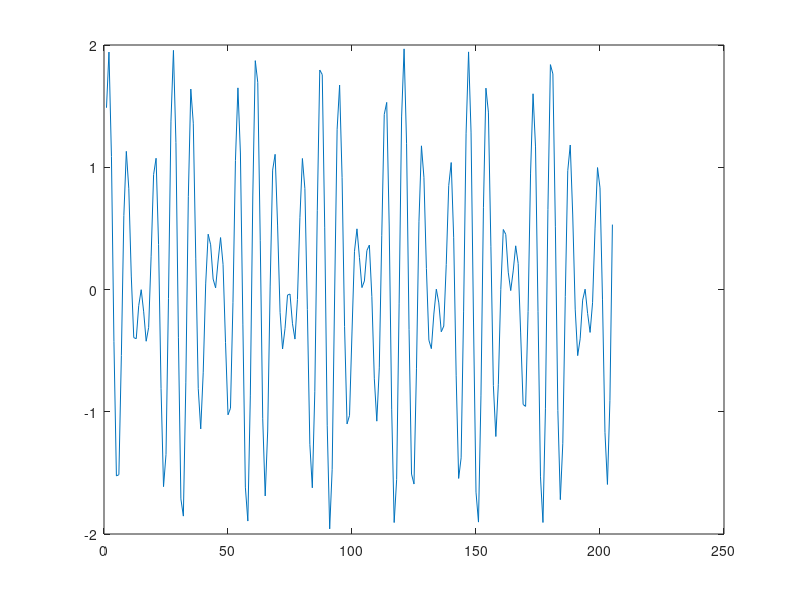

Reproduce this figure in MATLAB.
clc
clear all
l=[941,697,697,697,770,770,770,852,852,852,697,770,852,941,941,941];
h=[1336,1209,1336,1477,1209,1336,1477,1209,1336,1477,1633,1633,1633,1633,1209,1477];
disp('DIGIT Dialled');
d=14
N=205;
%to generate signal corresponding to digit
f1=l(d+1);
f2=h(d+1);
n=1:N;
x=sin(2*pi*n*f1/8000)+sin(2*pi*f2*n/8000);
plot(n,x);
%To detect DTMF signal
z=sqrt(-1);
k=[18,20,22,24,31,34,38,42];
for m=1:8
    N=205;
    xe=x;
    x1=[xe 0];
    d1=2*cos(2*pi*k(m)/N);
    w=exp(-z*2*pi*k(m)/N);
    y=filter(1,[1 -d1 1],x1);
    Fx(m)=y(N+1)-w*y(N);
    val=abs(Fx);
end
limit =8100;
disp('Digit Detected');
if val(1)*val(5)>limit
    disp('1')
end
if val(1)*val(6)>limit
    disp('2')
end
if val(1)*val(7)>limit
    disp('3')
end
if val(2)*val(5)>limit
    disp('4')
end
if val(2)*val(6)>limit
    disp('5')
end
if val(2)*val(7)>limit
    disp('6')
end
if val(3)*val(5)>limit
    disp('7')
end
if val(3)*val(6)>limit
    disp('8')
end
if val(3)*val(7)>limit
    disp('9')
end
if val(1)*val(8)>limit
    disp('A')
end
if val(2)*val(8)>limit
    disp('B')
end
if val(3)*val(8)>limit
    disp('C')
end
if val(4)*val(8)>limit
    disp('D')
end
if val(4)*val(6)>limit
    disp('0')
end
if val(4)*val(7)>limit
    disp('#')
end
if val(4)*val(5)>limit
    disp('*')
end
